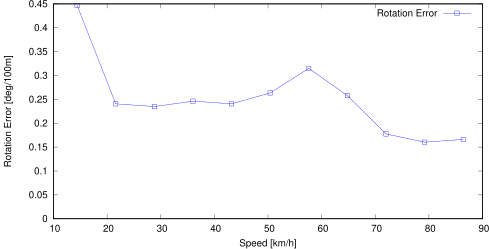

gnuplot code for this plot:
set term postscript eps enhanced color
set output "avg_rs.eps"
set size ratio 0.5
set yrange [0:*]
set xlabel "Speed [km/h]"
set ylabel "Rotation Error [deg/100m]"
plot "avg_rs.txt" using ($1*3.6):($2*57.3*100) title 'Rotation Error' lc rgb "#0000FF" pt 4 w linespoints
